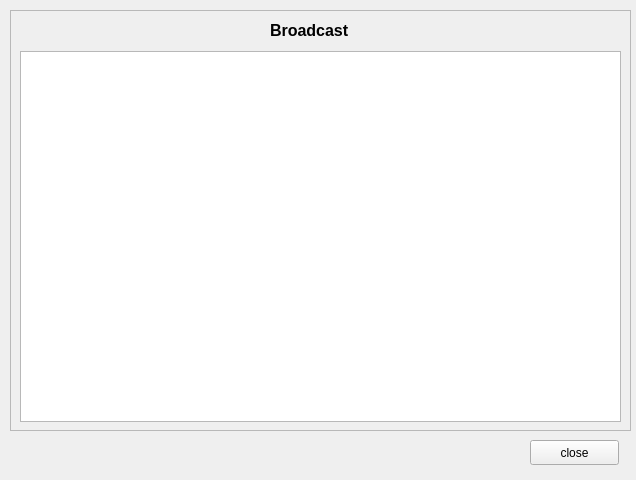
<?xml version="1.0" encoding="UTF-8"?>
<ui version="4.0">
 <class>broadcastList</class>
 <widget class="QWidget" name="broadcastList">
  <property name="geometry">
   <rect>
    <x>0</x>
    <y>0</y>
    <width>636</width>
    <height>480</height>
   </rect>
  </property>
  <property name="windowTitle">
   <string>Broadcast List</string>
  </property>
  <widget class="QFrame" name="frame">
   <property name="geometry">
    <rect>
     <x>10</x>
     <y>10</y>
     <width>621</width>
     <height>421</height>
    </rect>
   </property>
   <property name="frameShape">
    <enum>QFrame::StyledPanel</enum>
   </property>
   <property name="frameShadow">
    <enum>QFrame::Raised</enum>
   </property>
   <widget class="QLabel" name="broadcastLabel">
    <property name="geometry">
     <rect>
      <x>260</x>
      <y>0</y>
      <width>191</width>
      <height>41</height>
     </rect>
    </property>
    <property name="styleSheet">
     <string notr="true">font-size:12pt;
font-weight: bold;</string>
    </property>
    <property name="text">
     <string>Broadcast</string>
    </property>
   </widget>
   <widget class="QTableWidget" name="tableWidget">
    <property name="geometry">
     <rect>
      <x>10</x>
      <y>41</y>
      <width>601</width>
      <height>371</height>
     </rect>
    </property>
    <property name="sizePolicy">
     <sizepolicy hsizetype="Fixed" vsizetype="Fixed">
      <horstretch>0</horstretch>
      <verstretch>0</verstretch>
     </sizepolicy>
    </property>
   </widget>
  </widget>
  <widget class="QPushButton" name="okButton">
   <property name="geometry">
    <rect>
     <x>530</x>
     <y>440</y>
     <width>89</width>
     <height>25</height>
    </rect>
   </property>
   <property name="text">
    <string>close</string>
   </property>
  </widget>
 </widget>
 <resources/>
 <connections/>
</ui>
